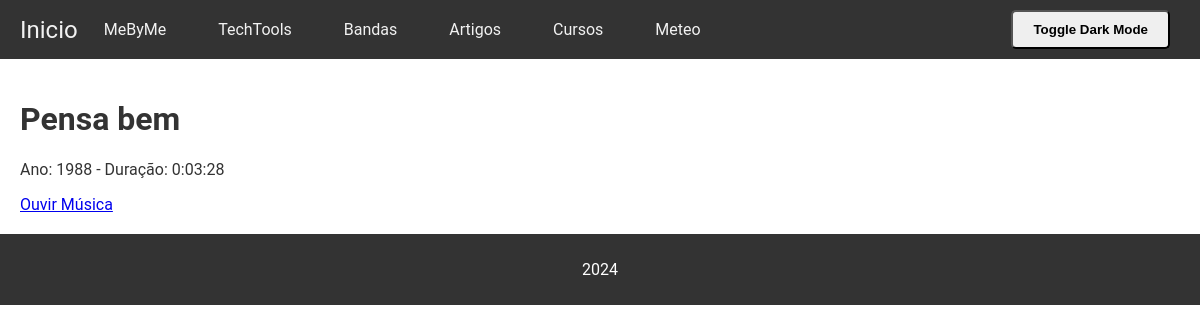
The page /bandas/musica/1/ on the database its author committed.
### bandas/models.py (models this page shows, shortened)
class Musica(models.Model):
    nome = models.CharField(max_length=100)
    link = models.URLField(max_length=100, blank=True)
    ano_criado = models.IntegerField(max_length=4, blank=True)
    duracao = models.DurationField()
    album = models.ForeignKey(Album, on_delete=models.CASCADE)

### bandas/views.py (the view)
# urls.py: path('musica/<int:musica_id>/', views.musica_detail_view, name='musica_detail'),
def musica_detail_view(request, musica_id):
    musica = get_object_or_404(Musica, id=musica_id)
    album = musica.album
    banda = album.banda
    is_editor = request.user.groups.filter(name="Editores de Bandas").exists()
    context = {'musica': musica, 'album': album, 'banda': banda, 'is_editor': is_editor}
    return render(request, 'bandas/musica_detail.html', context)

### bandas/templates/bandas/musica_detail.html (shortened to what this page needs)
{% extends 'base.html' %}
{% block content %}
<h1>{{ musica.nome }}</h1>
<p>Ano: {{ musica.ano_criado }} - Duração: {{ musica.duracao }}</p>
<a href="{{ musica.link }}">Ouvir Música</a>
{% endblock %}

### static/css/styles.css (style rules this page uses)
body { font-family: 'Roboto', sans-serif; margin: 0; padding: 0; background-color: #fff; color: #333; min-height: 100vh; overflow-x: hidden; }

### rows shown on the page
Musica: nome "Pensa bem", ano_criado "1988", duracao "0:03:28"
